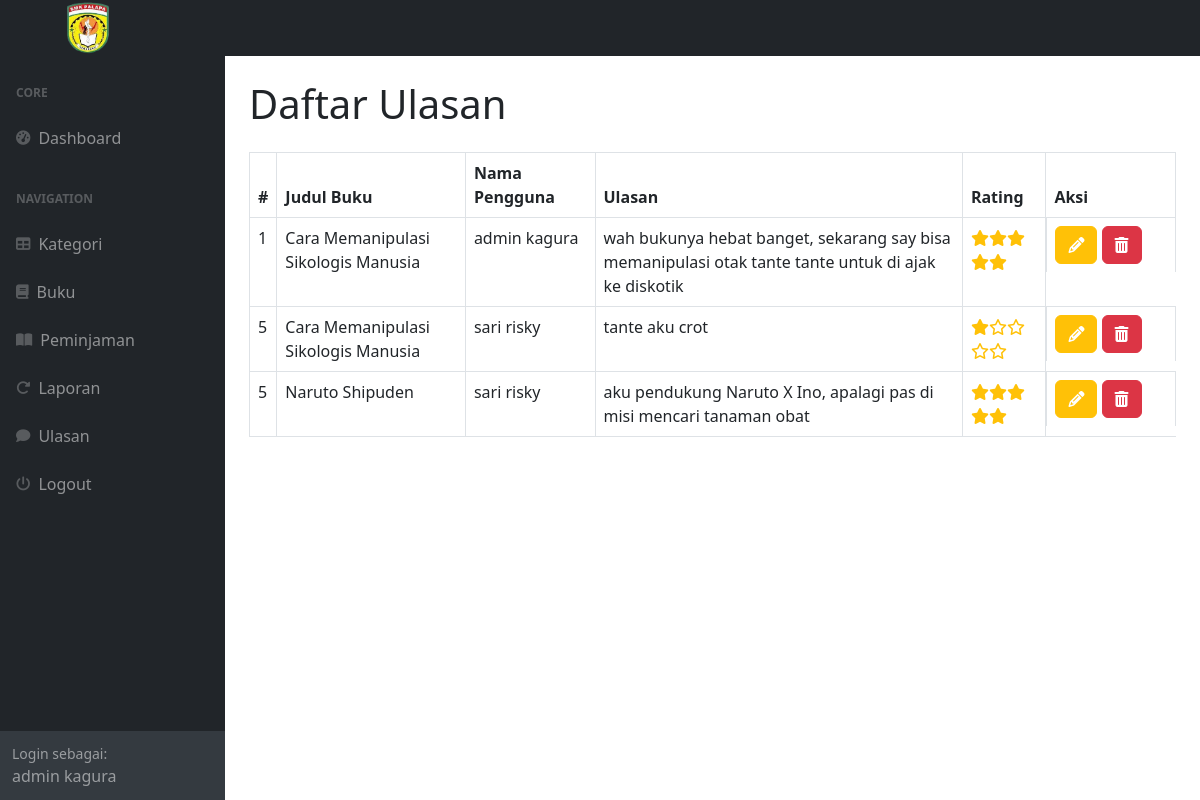
The app's page /index.php?page=ulasan/ulasan (signed in) with its own data.
### tables this page shows
CREATE TABLE `ulasan` (
  `ulasanID` int NOT NULL,
  `userID` int NOT NULL,
  `bukuID` int NOT NULL,
  `ulasan` text NOT NULL,
  `rating` int NOT NULL
);

CREATE TABLE `buku` (
  `bukuID` int NOT NULL,
  `kategoriID` int NOT NULL,
  `judul` varchar(255) NOT NULL,
  `penulis` varchar(255) NOT NULL,
  `penerbit` varchar(255) NOT NULL,
  `tahunTerbit` varchar(255) NOT NULL,
  `deskripsi` varchar(255) NOT NULL
);

CREATE TABLE `users` (
  `userID` int NOT NULL,
  `role` enum('admin','petugas','peminjam') NOT NULL,
  `nama` varchar(255) NOT NULL,
  `username` varchar(255) NOT NULL,
  `password` varchar(255) NOT NULL,
  `alamat` varchar(255) NOT NULL
);

### ulasan/ulasan.php (the view, shortened to what this page needs)
<?php
$koneksi = mysqli_connect('localhost', 'root', '', 'perpus');
$is_admin = false;
if (isset($_SESSION['users']['role']) && $_SESSION['users']['role'] == 'admin') {
    $is_admin = true;
}
?>
<!DOCTYPE html>
<html lang="en">
<head>
</head>
<body>
    <div class="container">
        <h1 class="my-4">Daftar Ulasan</h1>
        <div class="card-body">
            <div class="table-responsive">
                <table class="table table-bordered">
                    <thead>
                        <tr>
                            <th width="1%">#</th>
                            <th>Judul Buku</th>
                            <th width="14%">Nama Pengguna</th>
                            <th>Ulasan</th>
                            <th>Rating</th>
                            <th width=" 14%">Aksi</th>
                        </tr>
                    </thead>
                    <tbody>
                        <?php
                        $i = 1;
                        $currentUserID = $_SESSION['users']['userID'];
                        $query = mysqli_query($koneksi, "SELECT * FROM ulasan JOIN buku ON ulasan.bukuID = buku.bukuID
                                JOIN users ON ulasan.userID = users.userID");
                        while ($data = mysqli_fetch_array($query)) {
                            $is_owner = ($data['userID'] == $currentUserID);
                            ?>
                            <tr>
                                <td>
                                    <?php echo $i++; ?>
                                </td>
                                <td>
                                    <?php echo $data['judul']; ?>
                                </td>
                                <td>
                                    <?php echo $data['nama']; ?>
                                </td>
                                <td>
                                    <?php echo $data['ulasan']; ?>
                                </td>
                                <td>
                                    <?php
                                    $rating = $data['rating'];
                                    for ($i = 0; $i < 5; $i++) {
                                        if ($rating > $i) {
                                            echo '<i class="fas fa-star text-warning"></i>';
                                        } else {
                                            echo '<i class="far fa-star text-warning"></i>';
                                        }
                                    }
                                    ?>
                                </td>
                                <td class="d-grid gap-2 d-md-block">
                                    <?php if ($is_admin || $is_owner): ?>
                                        <a href="?page=ulasan/ulasanEdit&id=<?php echo $data['ulasanID']; ?>"
                                            data-toggle="modal" class="btn btn-warning text-white"><i
                                                class="fa fa-pencil"></i></a>
                                        <a onclick="return confirm('Apakah Anda yakin ingin menghapus data ini?');"
                                            href="?page=ulasan/ulasanHapus&id=<?php echo $data['ulasanID']; ?>"
                                            data-toggle="modal" class="btn btn-danger justify-content-end"><i
                                                class="fa fa-trash-can"></i></a>
                                    <?php endif; ?>
                                </td>
                            </tr>
                            <?php
                        }
                        ?>
                    </tbody>
                </table>
            </div>
        </div>
    </div>
</body>
</html>

### index.php (shortened to what this page needs)
<!DOCTYPE html>
<html lang="en">
<head>
    <link href="https://cdn.jsdelivr.net/npm/bootstrap@5.3.2/dist/css/bootstrap.min.css" rel="stylesheet"
>
    <link href="https://cdn.jsdelivr.net/npm/@fortawesome/fontawesome-free@6.3.0/css/all.min.css" rel="stylesheet"
>
    <link href="css/styles.css" rel="stylesheet" />
</head>
<body class="sb-nav-fixed">
    <nav id="navbar" class="sb-topnav navbar navbar-expand navbar-dark bg-dark mb-3">
        <a class="navbar-brand" href="#">
            <img src="assets/img/nav.png" alt="Bootstrap" width="35%" height="100%" class="mx-5 mt-2 mb-2">
        </a>
    </nav>
    <div id="layoutSidenav">
        <div id="layoutSidenav_nav">
            <nav class="sb-sidenav accordion sb-sidenav-dark" id="sidenavAccordion">
                <div class="sb-sidenav-menu">
                    <div class="nav">
                        <?php if ($_SESSION['users']['role'] == 'admin') { ?>
                        <div class="sb-sidenav-menu-heading">Core</div>
                        <a class="nav-link" href="index.php">
                            <div class="sb-nav-link-icon"><i class="fas fa-tachometer-alt"></i></div>
                            Dashboard
                        </a>
                        <?php } ?>
                        <div class="sb-sidenav-menu-heading">Navigation</div>
                        <?php if (isset($_SESSION['users']) && $_SESSION['users']['role'] != 'peminjam') { ?>
                        <a class="nav-link" href="?page=kategori/kategori">
                            <div class="sb-nav-link-icon"><i class="fas fa-table"></i></div>
                            Kategori
                        </a>
                        <a class="nav-link" href="?page=buku/buku">
                            <div class="sb-nav-link-icon"><i class="fas fa-book"></i></div>
                            Buku
                        </a>
                        <a class="nav-link" href="?page=peminjaman/peminjaman">
                            <div class="sb-nav-link-icon"><i class="fas fa-book-open"></i></div>
                            Peminjaman
                        </a>
                        <a class="nav-link" href="?page=laporan/laporan">
                            <div class="sb-nav-link-icon"><i class="fas fa-rotate-right"></i></div>
                            Laporan
                        </a>
                        <?php } elseif ($_SESSION['users']['role'] == 'peminjam') { ?>
                        <?php } ?>
                        <a class="nav-link" href="?page=ulasan/ulasan">
                            <div class="sb-nav-link-icon"><i class="fas fa-comment"></i></div>
                            Ulasan
                        </a>
                        <a class="nav-link" href="logout.php">
                            <div class="sb-nav-link-icon"><i class="fas fa-power-off"></i></div>
                            Logout
                        </a>
                    </div>
                </div>
                <div class="sb-sidenav-footer">
                    <div class="small">Login sebagai:</div>
                    <?php echo $_SESSION['users']['nama']; ?>
                </div>
            </nav>
        </div>
        <div id="layoutSidenav_content">
            <main>
                <div class="container-fluid">
                    <?php
                    $page = isset($_GET['page']) ? $_GET['page'] : 'home';
                    if (file_exists($page . '.php')) {
                        include $page . '.php';
                    } else {
                        include '404.php';
                    }
                    ?>
                </div>
            </main>
        </div>
    </div>
</body>
</html>

### records on screen
ulasan: bukuID.judul "Cara Memanipulasi Sikologis Manusia", userID.nama "admin kagura", ulasan "wah bukunya hebat banget, sekarang say bisa memanipulasi otak tante tante untuk di ajak ke diskotik", rating 5 (drawn)
ulasan: bukuID.judul "Cara Memanipulasi Sikologis Manusia", userID.nama "sari risky", ulasan "tante aku crot", rating 1 (drawn)
ulasan: bukuID.judul "Naruto Shipuden", userID.nama "sari risky", ulasan "aku pendukung Naruto X Ino, apalagi pas di misi mencari tanaman obat", rating 5 (drawn)

### other values on screen
$_SESSION['users']['nama'] "admin kagura"
